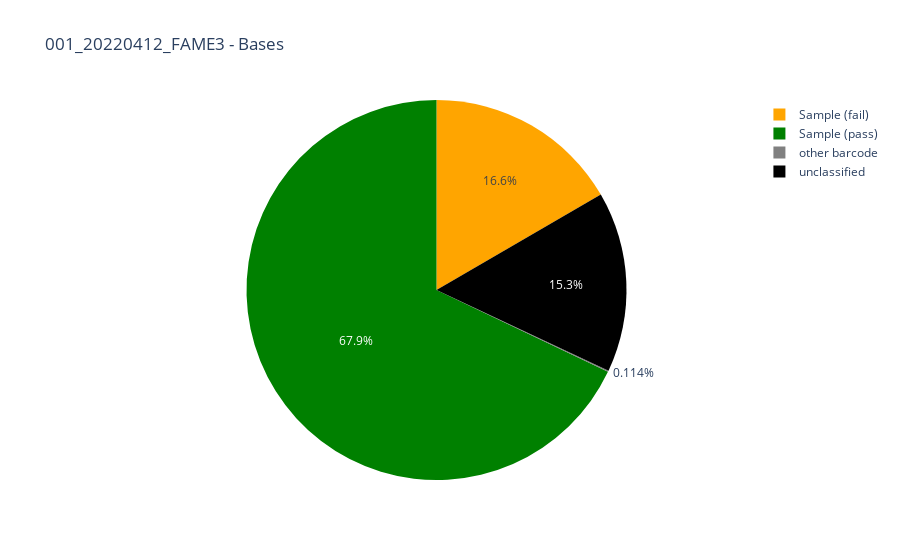

Notebook code for this chart:
### Code cell
fig6 = px.pie(
    df, 
    values='bases', names='class', title=f"{run_name} - Bases",
    color='class',
    color_discrete_map={'unclassified':'black',
                        'other barcode':'grey',
                        'Sample (pass)':'green',
                        'Sample (fail)':'orange'}
)
fig6.update_traces(sort=False) 
fig6.show(config={'displaylogo':False})

### Figure 1 — Plotly figure (JSON) as saved in the notebook; plotly's stock layout.template omitted (floating-point values rounded to 4 significant figures; data arrays with more than 128 entries replaced by an {"elided": "..."} marker saying what was removed)
{"data": [{"customdata": {"elided": "194x1 str values"}, "domain": {"x": [0, 1], "y": [0, 1]}, "hovertemplate": "class=%{customdata[0]}<br>bases=%{value}<extra></extra>", "labels": {"elided": "194 str values"}, "legendgroup": "", "marker": {"colors": {"elided": "194 str values"}}, "name": "", "showlegend": true, "sort": false, "type": "pie", "values": {"elided": "194 int values"}}], "layout": {"legend": {"tracegroupgap": 0}, "title": {"text": "001_20220412_FAME3 - Bases"}}}
